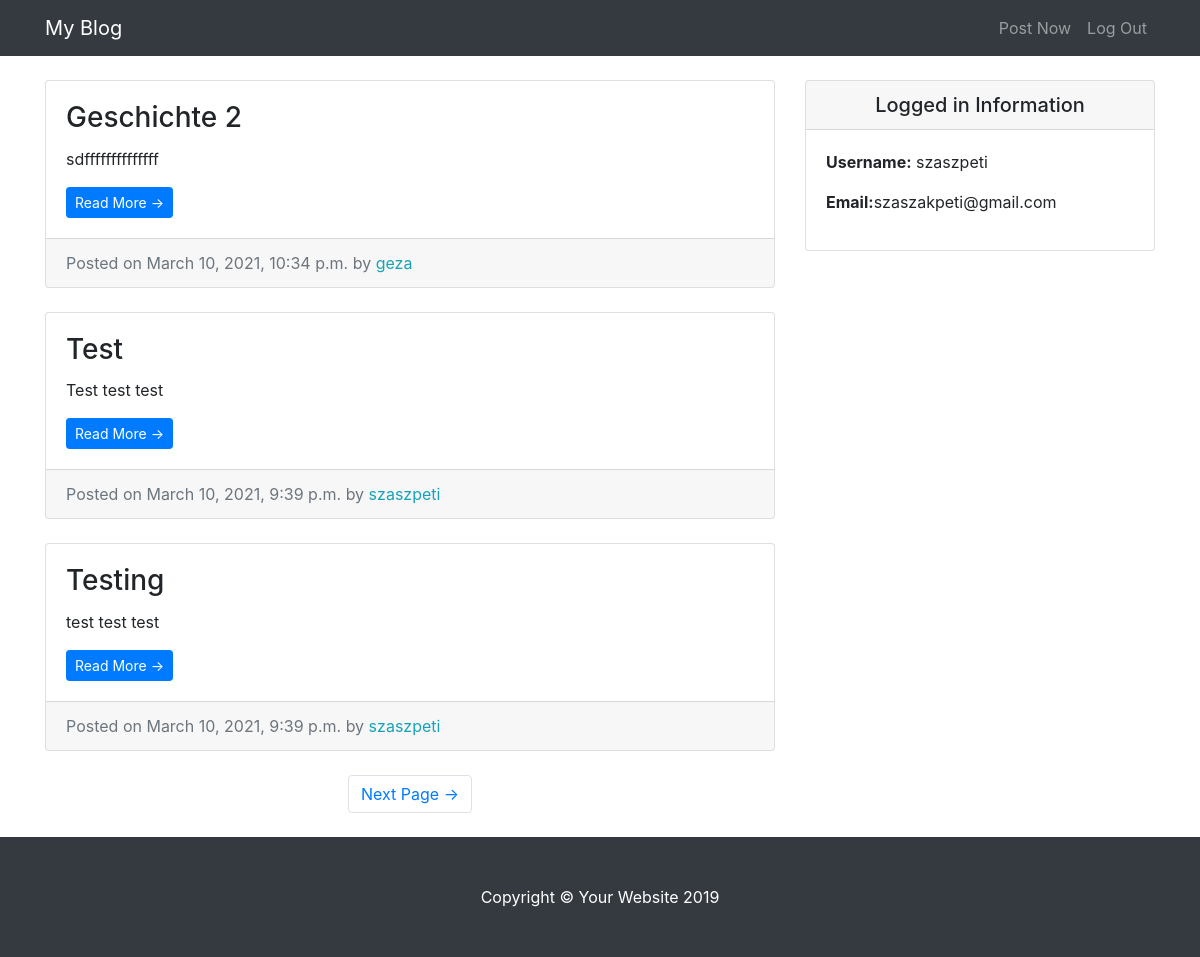
The app's page / (signed in) with its own data.
### entries/models.py (models this page shows, shortened)
class Entry(models.Model):
    entry_title = models.CharField(max_length=50)
    entry_text = models.TextField()
    entry_date = models.DateTimeField(auto_now_add=True)
    entry_author = models.ForeignKey(User, on_delete=models.CASCADE)
    class Meta:
        verbose_name_plural = "entries"

### entries/views.py (the view)
# urls.py: path('', HomeView.as_view(), name = 'blog-home'),
class HomeView(LoginRequiredMixin, ListView):
    model = Entry
    template_name = 'entries/index.html'
    context_object_name = "blog_entries"
    ordering = ['-entry_date']
    paginate_by = 3

### entries/templates/entries/index.html (shortened to what this page needs)
{% extends "entries/base.html" %}
 {%block content %}
      <div class="col-md-8">
        {% for entry in blog_entries %}
        <div class="card mb-4 mt-4">
          <div class="card-body">
            <h3 class="card-title">{{ entry.entry_title }}</h3>
            <p class="card-text">{{ entry.entry_text|truncatechars:100 }}</p>
            <a href="{% url 'entry-detail' entry.pk %}" class="btn btn-primary btn-sm">Read More &rarr;</a>
          </div>
          <div class="card-footer text-muted">
            Posted on {{ entry.entry_date }} by
            <span class= "text-info mr-2">{{ entry.entry_author }}</span>
          </div>
        </div>
        {% endfor %}
        {%if is_paginated %}
        <ul class="pagination justify-content-center mb-4">
           {% if page_obj.has_next %}
          <li class="page-item">
            <a class="page-link" href="?page={{ page_obj.next_page_number }}">Next Page &rarr;</a>
          </li>
             {% endif %}
        </ul>
           {% endif %}
      </div>
       {%endblock%}

### entries/templates/entries/base.html (shortened to what this page needs)
{% load static %}
<!DOCTYPE html>
<html lang="en">
<head>
  <link href="{% static 'entries/vendor/bootstrap/css/bootstrap.min.css' %}" rel="stylesheet">
  <link href="{% static 'entries/css/blog-home.css' %}" rel="stylesheet">
</head>
<body>
  <nav class="navbar navbar-expand-lg navbar-dark bg-dark fixed-top">
    <div class="container">
      <a class="navbar-brand" href="{% url 'blog-home' %}">My Blog</a>
      <div class="collapse navbar-collapse" id="navbarResponsive">
        <ul class="navbar-nav ml-auto">
          <li class="nav-item">
            <a class="nav-link" href="{% url 'entry-create' %}">Post Now</a>
          </li>
          <li class="nav-item">
            <a class="nav-link" href="{% url 'logout' %}">Log Out</a>
          </li>
        </ul>
      </div>
    </div>
  </nav>
  <div class="container">
    <div class="row">
      {%block content %}
      {%endblock%}
    <div class="col-md-4">
      <div class="card my-4">
          <h5 class="card-header text-center">Logged in Information</h5>
          <div class="card-body">
            <ul class="list-unstyled mb-0">
                <li>
                    <p> <strong>Username:</strong> {{user.username}} </p>
                </li>
                <li>
                    <p> <strong>Email:</strong>{{user.email}}</p>
                </li>
            </ul>
          </div>
        </div>
      </div>
    </div>
  </div>
  <footer class="py-5 bg-dark">
    <div class="container">
      <p class="m-0 text-center text-white">Copyright &copy; Your Website 2019</p>
    </div>
  </footer>
</body>
</html>

### entries/static/entries/css/blog-home.css (style rules this page uses)
body { padding-top: 56px; }

### records on screen
Entry: entry_title "Geschichte 2", entry_text "sdffffffffffffff", entry_date "March 10, 2021, 10:34 p.m.", entry_author "geza"
Entry: entry_title "Test", entry_text "Test test test", entry_date "March 10, 2021, 9:39 p.m.", entry_author "szaszpeti"
Entry: entry_title "Testing", entry_text "test test test", entry_date "March 10, 2021, 9:39 p.m.", entry_author "szaszpeti"

### other values on screen
{{ user.username }} "szaszpeti"
{{ user.email }} "szaszakpeti@gmail.com"
